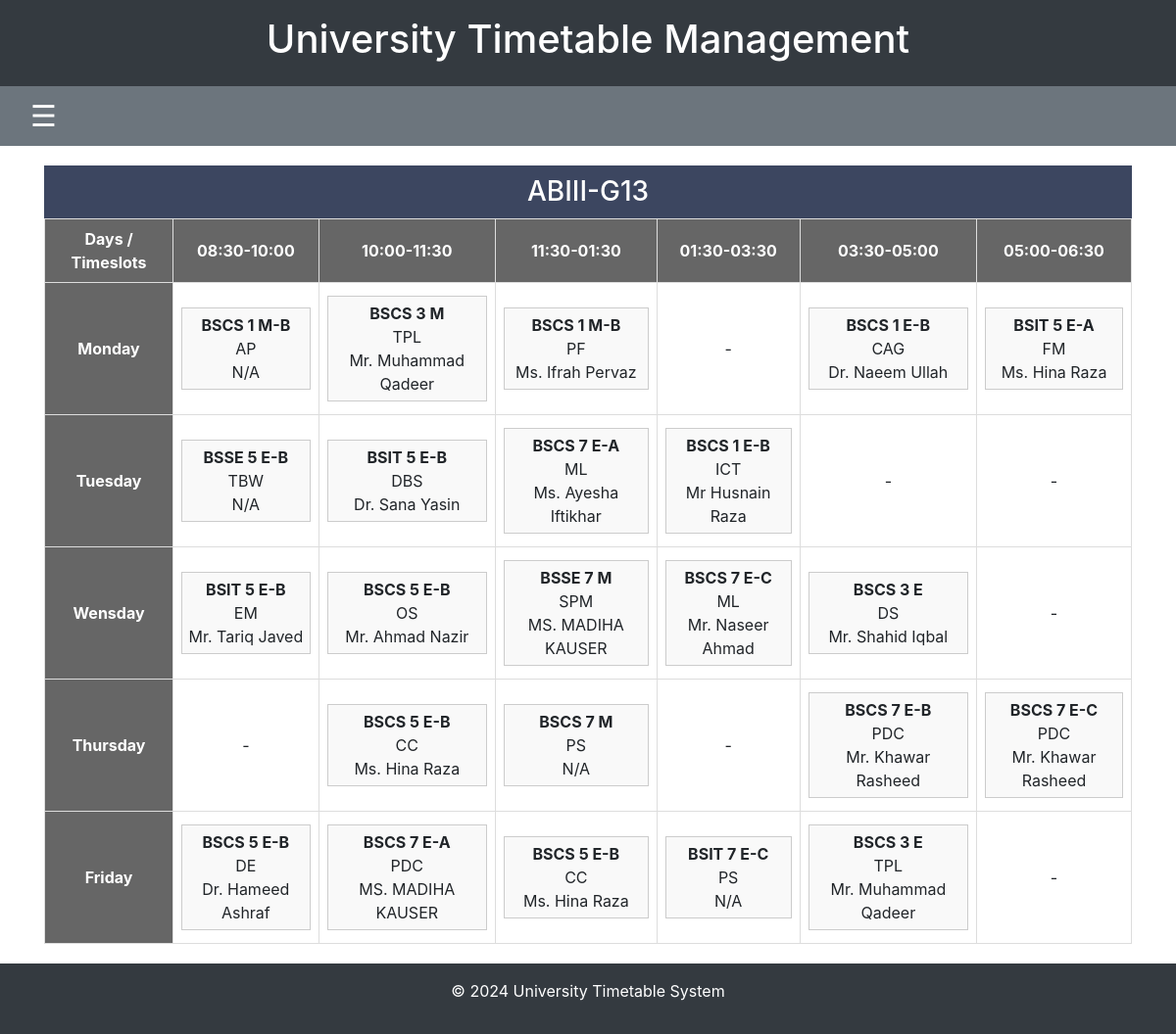
/Room/timetable/28/, run on the app's committed database.
### timetable/models.py (models this page shows, shortened)
class Room(models.Model):
    name = models.CharField(max_length=10)

class Timeslot(models.Model):
    slot = models.CharField(max_length=20)
    category = models.CharField(max_length=20, null=True, blank=True)
    shift = models.ForeignKey(Shift, on_delete=models.CASCADE)  # New shift field

class Day(models.Model):
    name = models.CharField(max_length=10)

class Course(models.Model):
    course_code = models.CharField(max_length=20)
    short_name = models.CharField(max_length=100)
    full_name = models.CharField(max_length=200)
    credit_hours = models.CharField(max_length=200)
    lab_crh = models.IntegerField(default=0)  # New field for lab credit hours
    pre_req = models.CharField(max_length=200, blank=True, null=True)  # New field for prerequisites
    category = models.CharField(max_length=100)

class Teacher(models.Model):
    name = models.CharField(max_length=100)
    phone_number = models.CharField(max_length=12, null=True, blank=True)  # Phone number can be null
    gmail = models.EmailField(null=True, blank=True)  # Gmail field is optional

### timetable/views.py (the view)
# urls.py: path('Room/timetable/<int:room_id>/', views.room_timetable_view, name='room_timetable_view'),
def room_timetable_view(request, room_id):
    selected_room = Room.objects.get(id=room_id)
    days = Day.objects.all()
    timeslots = Timeslot.objects.all()
    timetable_data = []
    for day in days:
        day_row = {'day': day.name, 'slots': []}
        for timeslot in timeslots:
            schedules = Schedule.objects.filter(room_id=room_id, day=day, timeslot=timeslot)
            if schedules.exists():
                schedule_info = []
                for schedule in schedules:
                    schedule_info.append({
                        'course_name': schedule.course_assignment.course.short_name if schedule.course_assignment.course else 'N/A',
                        'class_name': f"{schedule.course_assignment.class_assigned.name} {schedule.course_assignment.class_assigned.semester.name} {schedule.course_assignment.class_assigned.section}",
                        'teacher_name': schedule.course_assignment.teacher.name if schedule.course_assignment.teacher else 'N/A'
                    })
                day_row['slots'].append(schedule_info)
            else:
                day_row['slots'].append([])  # Empty slot
        timetable_data.append(day_row)
    context = {
        'selected_room': selected_room,
        'days': days,
        'timeslots': timeslots,
        'timetable_data': timetable_data
    }
    return render(request, 'timetable/room_timetable.html', context)

### timetable/templates/timetable/room_timetable.html (shortened to what this page needs)
{% extends 'timetable/base.html' %}
{% block content %}
<h3 class="day-bar text-center">{{ selected_room.name }}</h3>
<table class="timetable-table">
    <thead>
        <tr>
            <th>Days / Timeslots</th>
            {% for timeslot in timeslots %}
                <th>{{ timeslot.slot }}</th>
            {% endfor %}
        </tr>
    </thead>
    <tbody>
        {% for day_row in timetable_data %}
        <tr>
            <td class="room-cell"><br>
                {{ day_row.day }}<br><br>
            </td>
            {% for slot in day_row.slots %}
                <td>
                    {% if slot %}
                        {% for entry in slot %}
                            <div class="schedule-info">
                                <strong>{{ entry.class_name }}</strong><br>
                                {{ entry.course_name }}<br>
                                {{ entry.teacher_name }}
                            </div>
                        {% endfor %}
                    {% else %}
                        -
                    {% endif %}
                </td>
            {% endfor %}
        </tr>
        {% endfor %}
    </tbody>
</table>
{% endblock %}

### timetable/static/css/styles.css (style rules this page uses)
html, body { height: 100%; margin: 0; display: flex; flex-direction: column; }

### timetable/templates/timetable/base.html (style rules this page uses)
html, body { height: 100%; margin: 0; padding: 0; }

### timetable/templates/timetable/room_timetable.html (style rules this page uses)
.timetable-table { width: 100%; border-collapse: collapse; margin-bottom: 20px; }
.timetable-table th, .timetable-table td { border: 1px solid #ddd; padding: 8px; text-align: center; }
h3.day-bar { background-color: #3c4660; color: #ffffff; margin-bottom: 0; padding: 10px; }
.timetable-table th { background-color: #666666; color: #ffffff; }
.room-cell { font-weight: bold; background-color: #666666; color: #ffffff; }
.schedule-info { margin: 5px 0; padding: 5px; border: 1px solid #ccc; background-color: #f9f9f9; }

### data on the page
Room: name "ABIII-G13"
Timeslot: slot "08:30-10:00"
Timeslot: slot "10:00-11:30"
Timeslot: slot "11:30-01:30"
Timeslot: slot "01:30-03:30"
Timeslot: slot "03:30-05:00"
Timeslot: slot "05:00-06:30"
Day: day "Monday"
Course: course_name "AP"
Course: course_name "TPL" "TPL"
Teacher: teacher_name "Mr. Muhammad Qadeer" "Mr. Muhammad Qadeer"
Course: course_name "PF"
Teacher: teacher_name "Ms. Ifrah Pervaz"
Course: course_name "CAG"
Teacher: teacher_name "Dr. Naeem Ullah"
Course: course_name "FM"
Teacher: teacher_name "Ms. Hina Raza" "Ms. Hina Raza" "Ms. Hina Raza"
Day: day "Tuesday"
Course: course_name "TBW"
Course: course_name "DBS"
Teacher: teacher_name "Dr. Sana Yasin"
Course: course_name "ML" "ML"
Teacher: teacher_name "Ms. Ayesha Iftikhar"
Course: course_name "ICT"
Teacher: teacher_name "Mr Husnain Raza"
Day: day "Wensday"
Course: course_name "EM"
Teacher: teacher_name "Mr. Tariq Javed"
Course: course_name "OS"
Teacher: teacher_name "Mr. Ahmad Nazir"
Course: course_name "SPM"
Teacher: teacher_name "MS. MADIHA KAUSER" "MS. MADIHA KAUSER"
Teacher: teacher_name "Mr. Naseer Ahmad"
Course: course_name "DS"
Teacher: teacher_name "Mr. Shahid Iqbal"
Day: day "Thursday"
Course: course_name "CC" "CC"
Course: course_name "PS" "PS"
Course: course_name "PDC" "PDC" "PDC"
Teacher: teacher_name "Mr. Khawar Rasheed" "Mr. Khawar Rasheed"
Day: day "Friday"
Course: course_name "DE"
Teacher: teacher_name "Dr. Hameed Ashraf"

### other printed values
{{ entry.class_name }} "BSCS 1 M-B" "BSCS 3 M" "BSCS 1 M-B" "BSCS 1 E-B" "BSIT 5 E-A" "BSSE 5 E-B" "BSIT 5 E-B" "BSCS 7 E-A" "BSCS 1 E-B" "BSIT 5 E-B" "BSCS 5 E-B" "BSSE 7 M" "BSCS 7 E-C" "BSCS 3 E" "BSCS 5 E-B" "BSCS 7 M" "BSCS 7 E-B" "BSCS 7 E-C" "BSCS 5 E-B" "BSCS 7 E-A" "BSCS 5 E-B" "BSIT 7 E-C" "BSCS 3 E"
{{ entry.teacher_name }} "N/A" "N/A" "N/A" "N/A"
